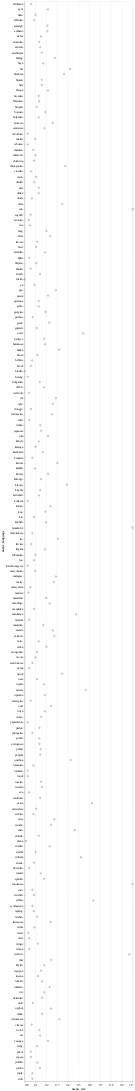

Notebook cell for this chart:
### Code cell
alt.Chart(df).mark_point().encode(
    x='mean_wer:Q',
    y='native_language',
    tooltip=['mean_wer:Q']
).transform_aggregate(
    mean_wer='mean(wer)',
    groupby=["native_language"]
)

### Figure 1 — Vega-Lite specification as saved in the notebook (floating-point values rounded to 4 significant figures; data arrays with more than 128 entries replaced by an {"elided": "..."} marker saying what was removed)
{"config": {"view": {"continuousWidth": 400, "continuousHeight": 300}}, "data": {"name": "data-96e4679b8d4e0e6b9646da0dfbc7b4c4"}, "mark": "point", "encoding": {"tooltip": [{"field": "mean_wer", "type": "quantitative"}], "x": {"field": "mean_wer", "type": "quantitative"}, "y": {"field": "native_language", "type": "nominal"}}, "transform": [{"aggregate": [{"op": "mean", "field": "wer", "as": "mean_wer"}], "groupby": ["native_language"]}], "$schema": "https://vega.github.io/schema/vega-lite/v4.17.0.json", "datasets": {"data-96e4679b8d4e0e6b9646da0dfbc7b4c4": {"elided": "2138 records"}}}
